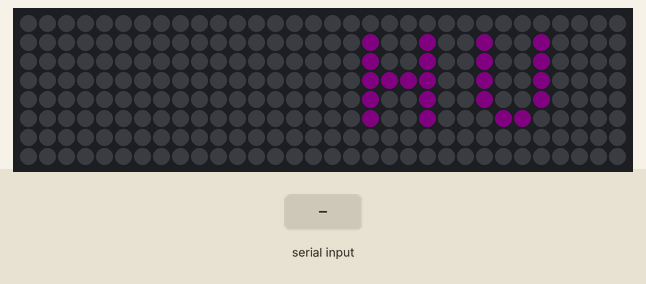
Simulated run of this sketch. Board: Arduino Nano, built with avr-gcc and run on an emulated ATmega328P. On the bench: 32×8 RGB LED matrix (first LED top left, wired row by row). Inputs (shaded band) come from the test bench. Dim RGB values are drawn brighter than linear; random numbers use the default seed unless the sketch sets one.

Above: at 1.2 s.
1.3 s: "1" received over the second serial link
At 1.68 s:
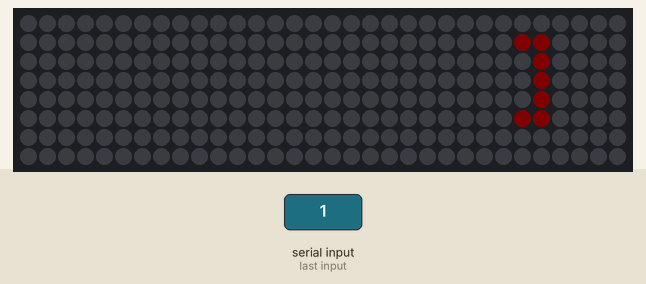
3.3 s: "0" received over the second serial link
At 4.16 s:
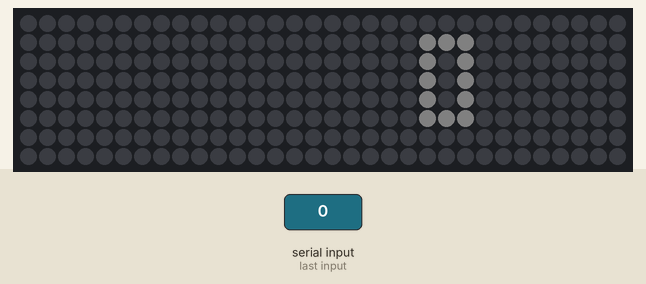
5.3 s: "2" received over the second serial link
At 5.68 s:
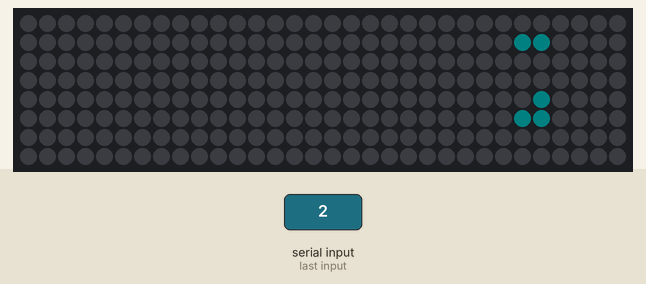
7.3 s: "1" received over the second serial link
At 7.7 s:
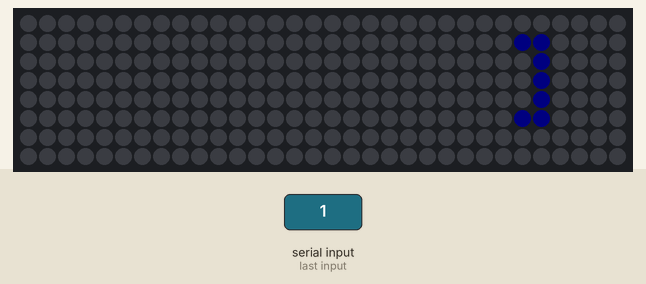
9.3 s: "0" received over the second serial link
At 10.65 s:
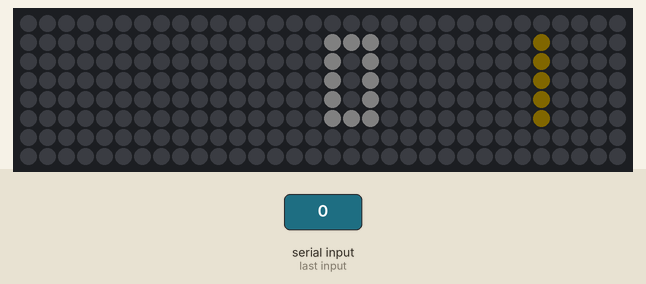
12.3 s: "2" received over the second serial link
At 13.69 s:
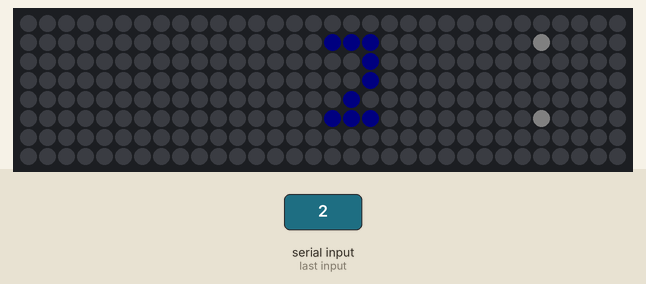

The sketch:

LED_Display_Bluetooth_Controlled.ino
```cpp
#include <Adafruit_GFX.h>
#include <Adafruit_NeoMatrix.h>
#include <Adafruit_NeoPixel.h>
#include "Alex.h"
#include <SoftwareSerial.h>
#define LEDx 32
#define LEDy 8
#define PIN 3

Adafruit_NeoMatrix LED = Adafruit_NeoMatrix(LEDx, LEDy, PIN,
  NEO_MATRIX_BOTTOM  + NEO_MATRIX_RIGHT +
  NEO_MATRIX_COLUMNS + NEO_MATRIX_ZIGZAG,
  NEO_GRB            + NEO_KHZ800);// init LED setup

int BLUETOOTH_TX = 7;// connection of Arduino dpin to TX and RX of the Bluetooth module.
int BLUETOOTH_RX = 8;
SoftwareSerial bluetooth(BLUETOOTH_TX, BLUETOOTH_RX);
int BluetoothData;// received data
char temp;
String inputString="";
String sentTxt="";
int startingOffset = 9;// screen offset from max LED position (L->R) [0-x]
int displayLength = 19;// length of desired screen pixels
int trailingOffset = 5;
const int timesRepeated = 3;// max number of additional repeats needed in txt loop for screen size
int from0[timesRepeated+1] = {};// distance from desired 0 pos
int nextColorQueue[timesRepeated+1] = {};// display color
String txt = "HUMAN";// default printed text
int txtLength = txt.length()*6;

const uint16_t colors[] = {
  LED.Color(255, 0, 0), LED.Color(0, 255, 255), LED.Color(255, 0, 255),
  LED.Color(255, 255, 255), LED.Color(234, 218, 111), LED.Color(0, 22, 255)};

void setup() {
  LED.begin();
  LED.setTextWrap(false);
  LED.setBrightness(5);
  LED.setFont(&DejaVu_Sans_7);
  bluetooth.begin(9600);
  Serial.println("Enter Text:");
  randomSeed(analogRead(0));
  //Setup variable arrays with initial positions/settings
  for (int i = 0; i <= timesRepeated; i++) {
    from0[i] = displayLength+i*(txtLength+trailingOffset);
    nextColorQueue[i] = random(0,sizeof(colors)/sizeof(int));
    while (nextColorQueue[i] == nextColorQueue[(i+timesRepeated)%(timesRepeated+1)]) {
      nextColorQueue[i] = random(sizeof(colors)/sizeof(int));}
  }
}

void loop() {
  LED.fillScreen(0);
  for (int i = 0; i <= timesRepeated; i++) {
    LED.setTextColor(colors[nextColorQueue[i]]);
    LED.setCursor(startingOffset+from0[i], 6);
    LED.print(txt);

    if(--from0[i] <= -txtLength-trailingOffset) {// position is offscreen
      from0[i] = from0[(i+timesRepeated)%(timesRepeated+1)]+txtLength+trailingOffset;// set new position
      nextColorQueue[i]=random(0,sizeof(colors)/sizeof(int));// set new color
      while (nextColorQueue[i] == nextColorQueue[(i+timesRepeated)%(timesRepeated+1)]) {// verify color is different from previous
        nextColorQueue[i] = random(0,sizeof(colors)/sizeof(int));}
    }
  }

  //Disregard Unused Columns
  for (int i = 0; i<(LEDx-(displayLength+startingOffset))*LEDy; i++) {// right of words
  LED.setPixelColor( i, LED.Color( 0, 0, 0 ) );
  }
  for (int i = LEDx*LEDy; i>(LEDx-startingOffset)*LEDy; i--) {// left of words
  LED.setPixelColor( i-1, LED.Color( 0, 0, 0 ) );
  }

  LED.show();
  delay(displayLength*3);// scrolling speed

  if(bluetooth.available()){
    while(bluetooth.available()) {
      char inChar = (char)bluetooth.read();// read the input
      inputString += inChar;// concat provided input
    }
    bluetooth.println("Sent: "+inputString);
    while (bluetooth.available() > 0) {
      temp = bluetooth.read();}// clearing the serial buffer
    if(inputString != "") {
      LED.fillScreen(0);
      txt = inputString;
      txtLength    = txt.length()*6;
      trailingOffset = 5;
      for (int i = 0; i <= timesRepeated; i++) {
        from0[i] = displayLength+i*(txtLength+trailingOffset);
        nextColorQueue[i] = random(0,sizeof(colors)/sizeof(int));
        while (nextColorQueue[i] == nextColorQueue[(i+timesRepeated)%(timesRepeated+1)]) {
          nextColorQueue[i] = random(0,sizeof(colors)/sizeof(int));}
      }
    }
  inputString = "";
  }
}
```

Source omitted: Alex.h (data table, 6912 bytes)
